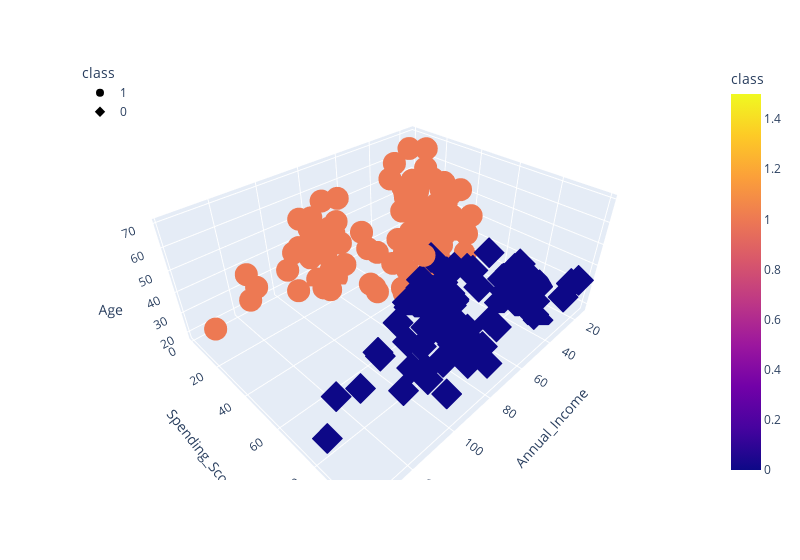

Source (notebook cell):
### Code cell
# make 3d plot
fig = px.scatter_3d(df_shopping, x='Annual_Income', y='Spending_Score',z='Age', color='class',symbol='class',width=800)
fig.update_layout(legend=dict(x=0,y=1))
fig.show()

### Figure 1 — Plotly figure (JSON) as saved in the notebook; plotly's stock layout.template omitted (floating-point values rounded to 4 significant figures)
{"data": [{"hovertemplate": "class=%{marker.color}<br>Annual_Income=%{x}<br>Spending_Score=%{y}<br>Age=%{z}<extra></extra>", "legendgroup": "1", "marker": {"color": [1, 1, 1, 1, 1, 1, 1, 1, 1, 1, 1, 1, 1, 1, 1, 1, 1, 1, 1, 1, 1, 1, 1, 1, 1, 1, 1, 1, 1, 1, 1, 1, 1, 1, 1, 1, 1, 1, 1, 1, 1, 1, 1, 1, 1, 1, 1, 1, 1, 1, 1, 1, 1, 1, 1, 1, 1, 1, 1, 1, 1, 1, 1, 1, 1, 1, 1, 1, 1, 1, 1, 1, 1, 1, 1, 1, 1, 1, 1, 1, 1, 1, 1, 1, 1, 1, 1, 1, 1, 1, 1, 1, 1, 1, 1, 1, 1, 1, 1, 1, 1, 1, 1, 1, 1, 1, 1, 1, 1, 1, 1, 1, 1, 1, 1], "coloraxis": "coloraxis", "symbol": "circle"}, "mode": "markers", "name": "1", "scene": "scene", "showlegend": true, "type": "scatter3d", "x": [15, 16, 17, 18, 19, 19, 20, 20, 21, 23, 24, 25, 28, 28, 29, 30, 33, 33, 34, 37, 38, 39, 39, 40, 40, 40, 40, 42, 43, 43, 43, 44, 44, 46, 46, 47, 47, 48, 48, 48, 48, 49, 49, 50, 50, 54, 54, 54, 54, 54, 54, 54, 54, 57, 58, 59, 59, 60, 60, 60, 60, 61, 62, 62, 62, 62, 62, 63, 63, 63, 63, 63, 64, 65, 67, 67, 67, 70, 71, 71, 71, 72, 73, 73, 74, 75, 76, 77, 77, 78, 78, 78, 78, 78, 78, 79, 81, 85, 86, 87, 87, 87, 88, 88, 93, 97, 98, 99, 101, 103, 103, 113, 120, 126, 137], "y": [39, 6, 40, 6, 3, 14, 15, 13, 35, 29, 35, 5, 14, 32, 31, 4, 4, 14, 17, 26, 35, 36, 28, 55, 47, 42, 42, 52, 60, 45, 41, 50, 46, 46, 56, 52, 59, 51, 50, 48, 47, 55, 42, 49, 56, 47, 53, 48, 42, 51, 41, 44, 46, 58, 46, 55, 41, 49, 40, 42, 47, 42, 41, 48, 59, 56, 42, 50, 46, 43, 48, 52, 42, 43, 43, 57, 40, 29, 35, 11, 9, 34, 5, 7, 10, 5, 40, 12, 36, 22, 17, 20, 16, 1, 1, 35, 5, 26, 20, 27, 13, 10, 13, 15, 14, 32, 15, 39, 24, 17, 23, 8, 16, 28, 18], "z": [19, 20, 31, 35, 64, 67, 58, 37, 35, 52, 35, 46, 54, 45, 40, 60, 53, 49, 42, 36, 65, 48, 49, 50, 27, 29, 31, 49, 59, 50, 47, 51, 69, 53, 70, 67, 54, 63, 43, 68, 32, 70, 47, 60, 60, 59, 45, 40, 49, 57, 67, 46, 48, 55, 50, 68, 18, 48, 40, 32, 47, 48, 23, 49, 67, 49, 21, 66, 54, 68, 66, 65, 38, 63, 51, 50, 38, 23, 43, 59, 47, 25, 20, 44, 19, 57, 28, 25, 48, 34, 43, 44, 47, 37, 34, 56, 19, 50, 42, 36, 40, 36, 52, 58, 59, 37, 46, 41, 54, 41, 34, 33, 47, 45, 32]}, {"hovertemplate": "class=%{marker.color}<br>Annual_Income=%{x}<br>Spending_Score=%{y}<br>Age=%{z}<extra></extra>", "legendgroup": "0", "marker": {"color": [0, 0, 0, 0, 0, 0, 0, 0, 0, 0, 0, 0, 0, 0, 0, 0, 0, 0, 0, 0, 0, 0, 0, 0, 0, 0, 0, 0, 0, 0, 0, 0, 0, 0, 0, 0, 0, 0, 0, 0, 0, 0, 0, 0, 0, 0, 0, 0, 0, 0, 0, 0, 0, 0, 0, 0, 0, 0, 0, 0, 0, 0, 0, 0, 0, 0, 0, 0, 0, 0, 0, 0, 0, 0, 0, 0, 0, 0, 0, 0, 0, 0, 0, 0, 0], "coloraxis": "coloraxis", "symbol": "diamond"}, "mode": "markers", "name": "0", "scene": "scene", "showlegend": true, "type": "scatter3d", "x": [15, 16, 17, 18, 19, 19, 20, 20, 21, 23, 24, 25, 28, 28, 29, 30, 33, 33, 34, 37, 38, 39, 39, 42, 43, 46, 46, 48, 48, 54, 54, 54, 54, 57, 58, 60, 60, 61, 62, 63, 64, 65, 65, 65, 67, 69, 69, 70, 71, 71, 71, 72, 73, 73, 74, 75, 76, 77, 77, 78, 78, 78, 78, 78, 78, 79, 81, 85, 86, 87, 87, 87, 88, 88, 93, 97, 98, 99, 101, 103, 103, 113, 120, 126, 137], "y": [81, 77, 76, 94, 72, 99, 77, 79, 66, 98, 73, 73, 82, 61, 87, 73, 92, 81, 73, 75, 92, 61, 65, 60, 54, 51, 55, 59, 59, 54, 52, 55, 57, 55, 60, 52, 50, 49, 55, 54, 46, 48, 50, 59, 56, 58, 91, 77, 95, 75, 75, 71, 88, 73, 72, 93, 87, 97, 74, 90, 88, 76, 89, 78, 73, 83, 93, 75, 95, 63, 75, 92, 86, 69, 90, 86, 88, 97, 68, 85, 69, 91, 79, 74, 83], "z": [21, 23, 22, 23, 30, 35, 24, 22, 20, 35, 25, 31, 29, 35, 23, 21, 18, 21, 30, 20, 24, 31, 24, 33, 31, 27, 19, 18, 19, 26, 23, 38, 21, 22, 34, 24, 27, 20, 26, 19, 19, 18, 19, 49, 27, 40, 39, 31, 40, 38, 39, 31, 29, 32, 35, 32, 32, 28, 32, 34, 39, 38, 27, 30, 30, 29, 31, 36, 33, 32, 28, 36, 30, 27, 35, 32, 29, 30, 28, 36, 32, 38, 35, 32, 30]}], "layout": {"coloraxis": {"colorbar": {"title": {"text": "class"}}, "colorscale": [[0, "#0d0887"], [0.1111, "#46039f"], [0.2222, "#7201a8"], [0.3333, "#9c179e"], [0.4444, "#bd3786"], [0.5556, "#d8576b"], [0.6667, "#ed7953"], [0.7778, "#fb9f3a"], [0.8889, "#fdca26"], [1, "#f0f921"]]}, "legend": {"title": {"text": "class"}, "tracegroupgap": 0, "x": 0, "y": 1}, "margin": {"t": 60}, "scene": {"domain": {"x": [0, 1], "y": [0, 1]}, "xaxis": {"title": {"text": "Annual_Income"}}, "yaxis": {"title": {"text": "Spending_Score"}}, "zaxis": {"title": {"text": "Age"}}}, "width": 800}}
